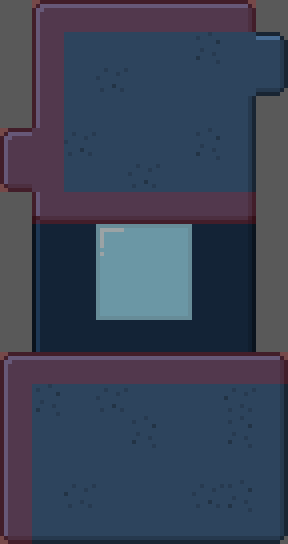

A 2D game scene composited from a Tiled map and its tileset images. What follows is a short description and the map's XML, with each tile layer's data collapsed to a summary:
An orthogonal 9x17 tile map with 32x32 px tiles, 4 tile layers (back, glass, layer1, collision).

<map version="1.0" orientation="orthogonal" renderorder="right-down" width="9" height="17" tilewidth="32" tileheight="32" backgroundcolor="#595959" nextobjectid="1">
 <tileset firstgid="1" name="tileset" tilewidth="32" tileheight="32">
  <image source="../tileset.png" trans="ffffff" width="384" height="256" />
 </tileset>
 <layer name="back" width="9" height="17">
  <data>[153 cells, 23 non-empty, 3 distinct tile ids]</data>
 </layer>
 <layer name="glass" width="9" height="17" opacity="0.46">
  <data>[153 cells, 9 non-empty, 9 distinct tile ids]</data>
 </layer>
 <layer name="layer1" width="9" height="17">
  <data>[153 cells, 107 non-empty, 12 distinct tile ids]</data>
 </layer>
 <layer name="collision" width="9" height="17" opacity="0.18">
  <data>[153 cells, 35 non-empty, 1 distinct tile ids]</data>
 </layer>
</map>
